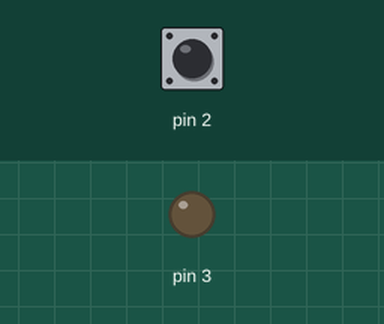
This sketch was run on a simulated Arduino Uno, built with avr-gcc and run on an emulated ATmega328P. Parts: output pins drawn as LEDs (lit = HIGH). Dashed ring = blinking. The test bench sets the inputs (shaded band); at power-on: pin 2 HIGH. What the sketch prints to the serial monitor is not drawn.

Above: at 1.2 s.
1.3 s: pin 2 driven LOW
At 2.5 s:
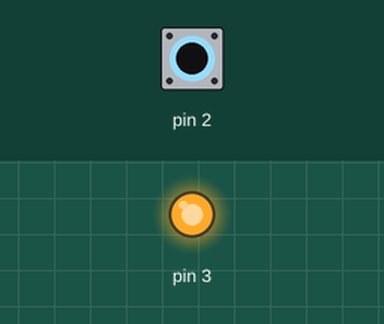
2.8 s: pin 2 driven HIGH
At 3.7 s:
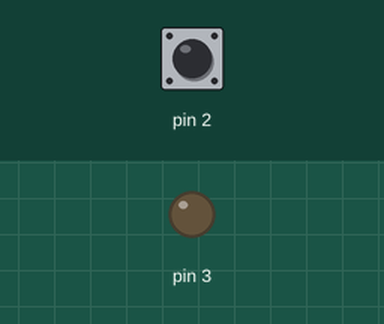
4.3 s: pin 2 pulsed LOW 5 times (0.12 s each, 0.3 s apart)
At 4.66 s:
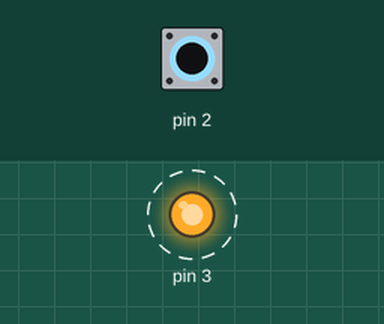
8.8 s: pin 2 pulsed LOW 2 times (0.12 s each, 0.3 s apart)
At 10.3 s:
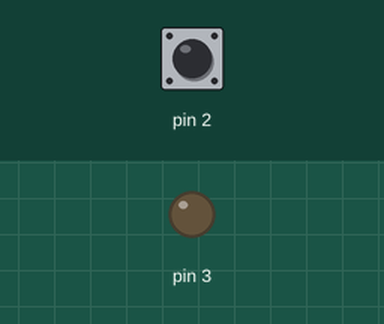
Timing chart, 0 to 11.8 s (numbered marks = the images above; inputs shaded):
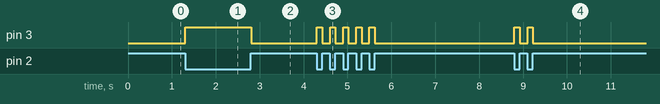

The sketch:

Geluid_led.ino
```cpp
void setup() {
  // put your setup code here, to run once:
  pinMode (2, INPUT);
  pinMode (3, OUTPUT);
  Serial.begin(9600);
}


void loop() {
  // put your main code here, to run repeatedly:
  bool pulse = digitalRead(2);
    if(pulse == 0){
    digitalWrite(3, HIGH);
    Serial.println("ON");
  } else {
    digitalWrite(3, LOW);
    Serial.println("OFF");
  }
}
```

Measured:
- after the input at 1.3 s, pin 3: LOW → HIGH at once
- after the input at 2.8 s, pin 3: HIGH → LOW at once
- after the input at 4.3 s, pin 3: alternates HIGH for 0.12 s and LOW for 0.18 s, 10 changes in all, then stays LOW, starting at once
- after the input at 8.8 s, pin 3: alternates HIGH for 0.12 s and LOW for 0.18 s, 4 changes in all, then stays LOW, starting at once
